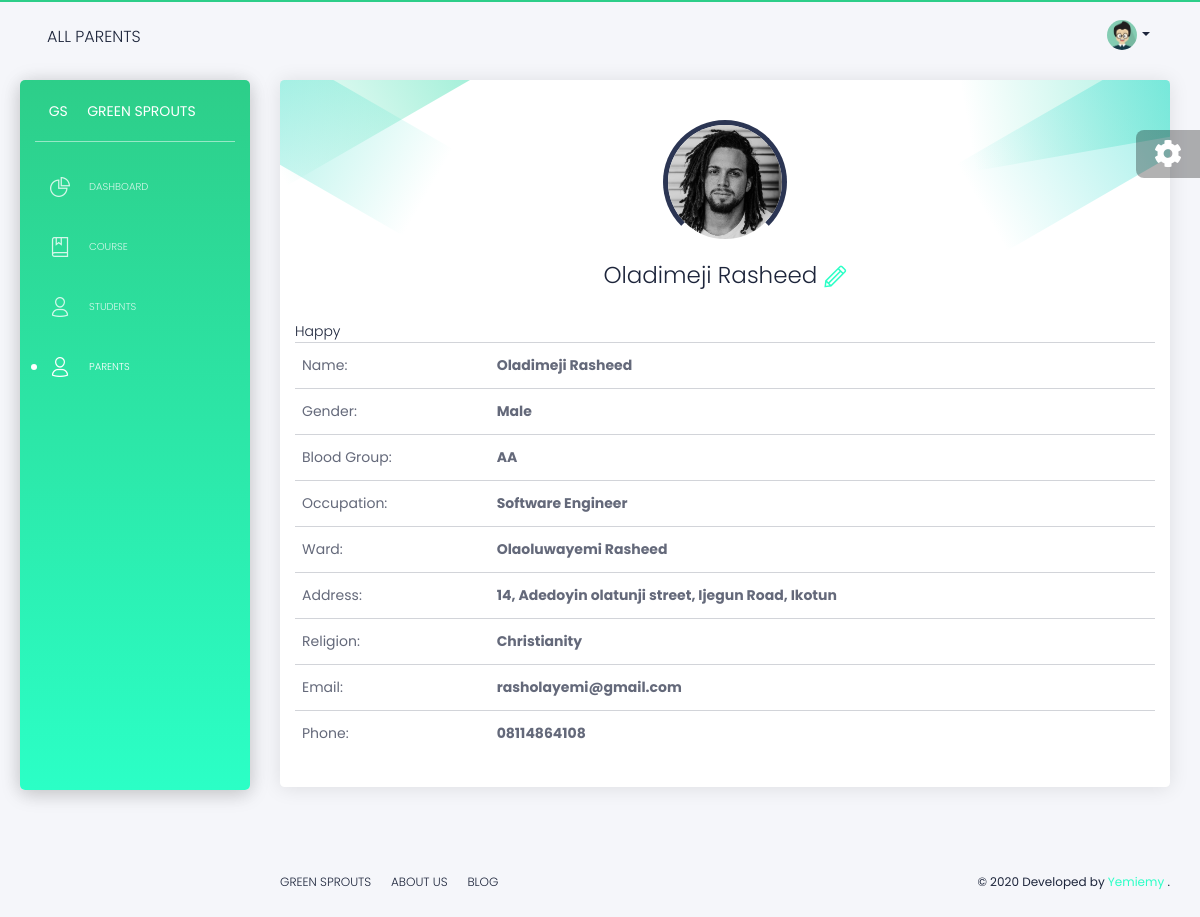
Screenshot of /parents/oladimeji (signed in) with the database file from the repository.
### student/models.py (models this page shows, shortened)
class Parent(models.Model):
    first_name = models.CharField(max_length=120)
    last_name = models.CharField(max_length=120)
    gender = models.CharField(max_length=50, choices=GENDER_CHOICES)
    occupation = models.CharField(max_length=50)
    ward = models.ManyToManyField(Student, blank=True)
    blood_group = models.CharField(max_length=50)
    religion = models.CharField(max_length=50)
    email = models.EmailField()
    address = models.CharField(max_length=150)
    phone = models.CharField(max_length=50)
    short_BIO = models.TextField(blank=True, null=True)
    upload_parent_photo = models.ImageField(default='default.png', upload_to='parent_photo/')
    slug = models.SlugField(
        default='',
        editable=False,
        max_length=120,
    )
    class Meta:
        unique_together = ('first_name', 'slug')

class Student(models.Model):
    first_name = models.CharField(max_length=120)
    last_name = models.CharField(max_length=120)
    gender = models.CharField(max_length=50, choices=GENDER_CHOICES)
    date_of_birth = models.DateField()
    blood_group = models.CharField(max_length=50)
    religion = models.CharField(max_length=50)
    email = models.EmailField()
    student_class = models.ForeignKey(Class,on_delete=models.SET_NULL, null=True,default='Please Select Class *')
    admission_id = models.CharField(max_length=120, default='ABC', unique=True)
    phone = models.CharField(max_length=50)
    short_BIO = models.TextField(blank=True, null=True)
    upload_student_photo = models.ImageField(default='default.png', upload_to='student_photo/')
    slug = models.SlugField(
        default='',
        editable=False,
        max_length=120,
    )
    date_stamp = models.DateTimeField(auto_now_add=True)
    class Meta:
        unique_together = ('first_name', 'slug')

### student/views.py (the view)
# urls.py: path('parents/<slug>', ParentDetailView.as_view(), name='parent'),
class ParentDetailView(LoginRequiredMixin, DetailView):
    model = Parent

### templates/student/parent_detail.html
{% extends 'base.html' %}
{% block par %}
    active
{% endblock par %}
{% block top %}
    All Parents
{% endblock top %}
{% block content %}
      <div class="content">
        <div class="row">
          <div class="col-md-12">
            <div class="card card-user">
              <div class="card-body">
                <p class="card-text">
                  <div class="author">
                    <div class="block block-one"></div>
                    <div class="block block-two"></div>
                    <div class="block block-three"></div>
                    <div class="block block-four"></div>
                    <a>
                      <img class="avatar" src="{{ object.upload_parent_photo.url }}" alt="student photo">
                      <h3 class="title">{{object.first_name}} {{ object.last_name }}
                          <a href="{% url 'update-parent' object.slug %}" title="Edit Student Details"><i class="tim-icons icon-pencil"></i></a>
                      </h3>
                    </a>
                  </div>
                </p>
                <div class="card-description">
                  {{object.short_BIO}}
                </div>
                <div>
                    <table class="table">
                        <tbody>
                            <tr>
                                <td>
                                    Name:
                                </td>
                                <td>
                                    <strong>{{object.first_name| capfirst}} {{ object.last_name | capfirst}}</strong>
                                </td>
                            </tr>
                            <tr>
                                <td>
                                    Gender:
                                </td>
                                <td>
                                    <strong>{{object.gender}}</strong>
                                </td>
                            </tr>
                            <tr>
                                <td>
                                    Blood Group:
                                </td>
                                <td>
                                    <strong>{{object.blood_group}}</strong>
                                </td>
                            </tr>
                            <tr>
                                <td>
                                    Occupation:
                                </td>
                                <td>
                                    <strong>{{object.occupation}}</strong>
                                </td>
                            </tr>
                            <tr>
                                <td>
                                    Ward:
                                </td>
                                <td>
                                    {% for ward in object.ward.all %}
                                    <strong>{{ward.first_name|capfirst}} {{ ward.last_name|capfirst }}</strong>
                                    {% endfor %}
                                </td>
                            </tr>
                            <tr>
                                <td>
                                    Address:
                                </td>
                                <td>
                                    <strong>{{object.address}}</strong>
                                </td>
                            </tr>
                            <tr>
                                <td>
                                    Religion:
                                </td>
                                <td>
                                    <strong>{{object.religion|capfirst}}</strong>
                                </td>
                            </tr>
                            <tr>
                                <td>
                                    Email:
                                </td>
                                <td>
                                    <strong>{{object.email}}</strong>
                                </td>
                            </tr>
                            <tr>
                                <td>
                                    Phone:
                                </td>
                                <td>
                                    <strong>{{object.phone}}</strong>
                                </td>
                            </tr>
                        </tbody>
                    </table>
                </div>
              </div>
            </div>
          </div>
        </div>
      </div>
      {% endblock content %}

### rows the page displays
Parent: upload_parent_photo (picture), first_name "Oladimeji", last_name "Rasheed", short_BIO "Happy", gender "Male", blood_group "AA", occupation "Software Engineer", address "14, Adedoyin olatunji street, Ijegun Road, Ikotun", religion "Christianity", email "rasholayemi@gmail.com", phone "08114864108"
Student: first_name "Olaoluwayemi", last_name "Rasheed"
